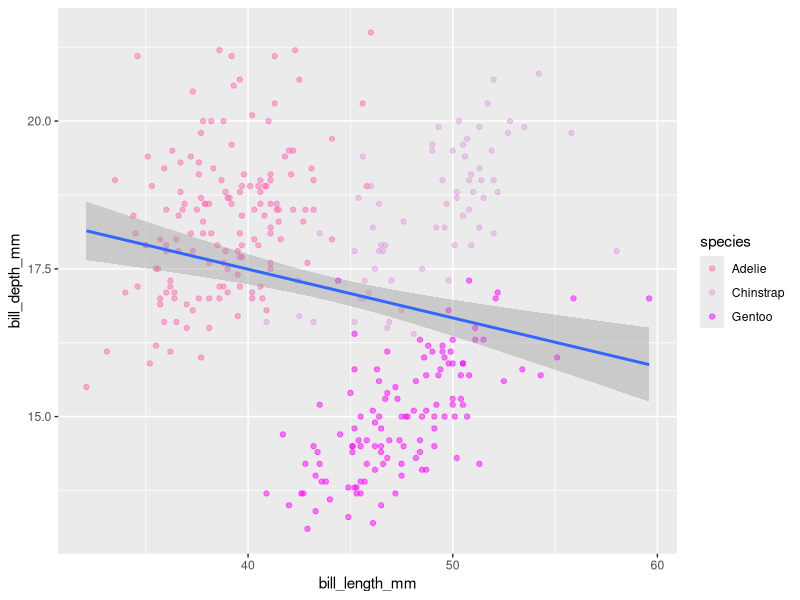
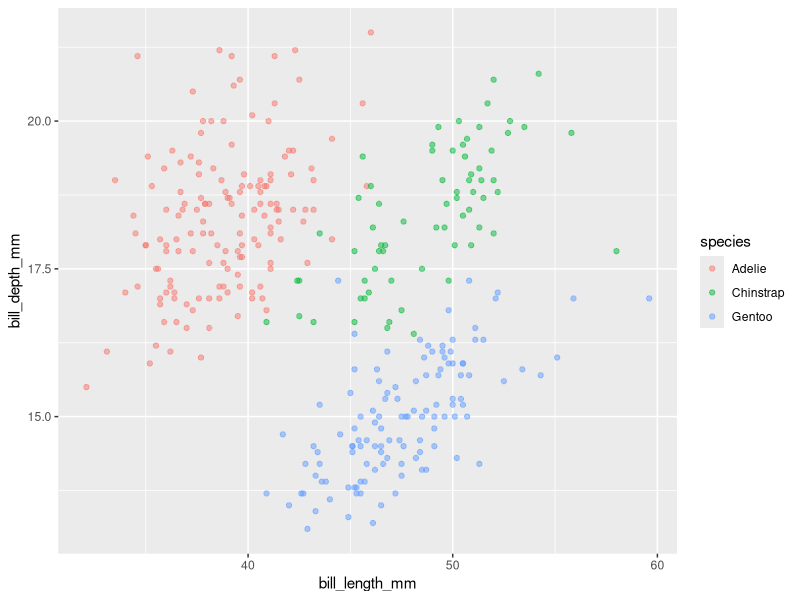
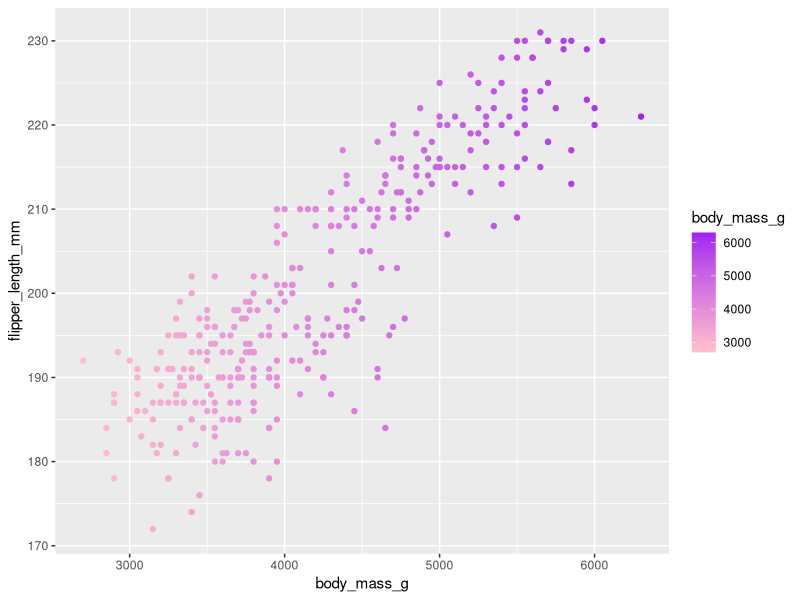
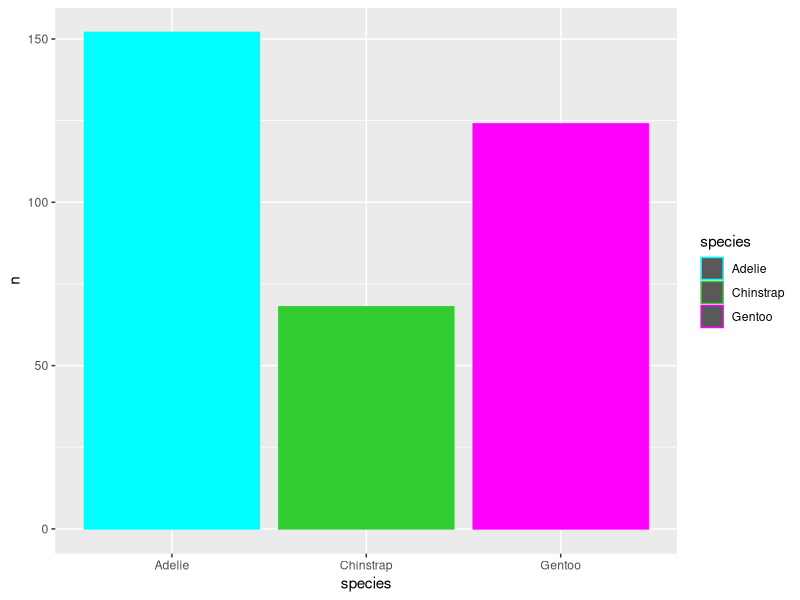
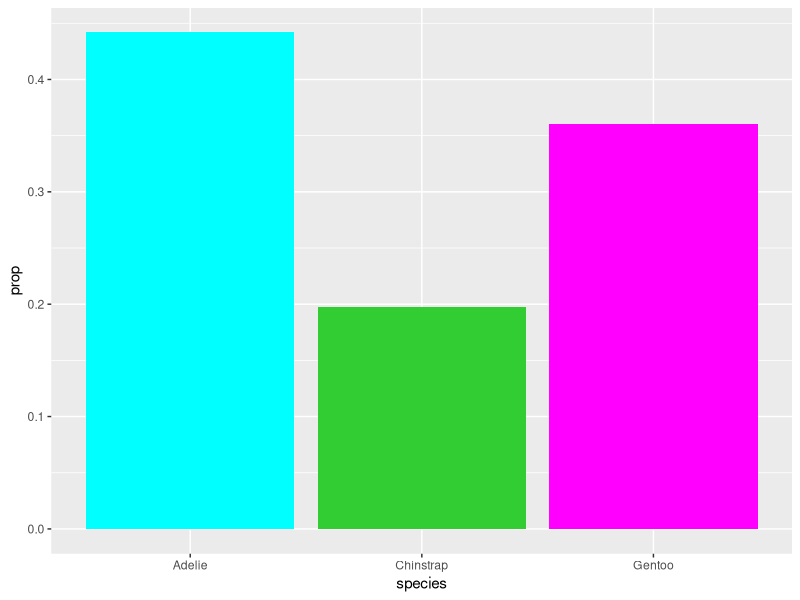
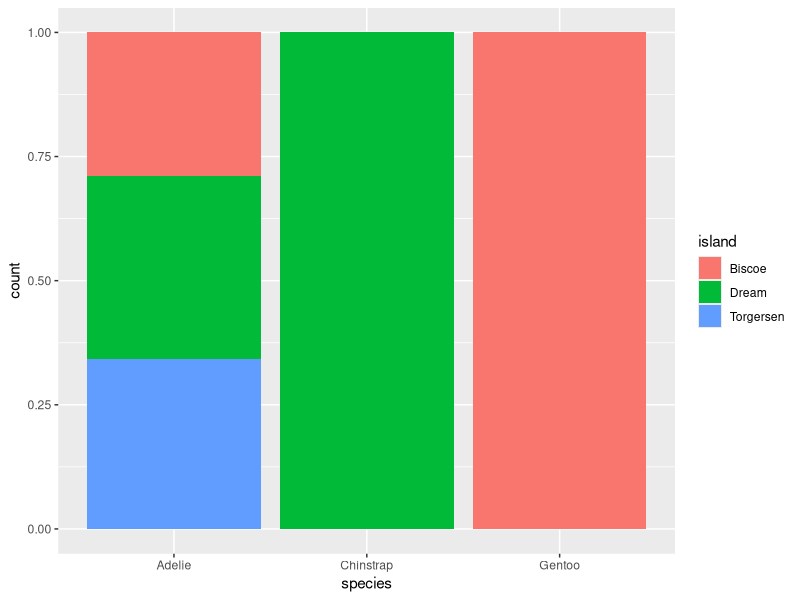

Reproduce these figures in R, in order. (Note: this script raises an error after producing the figures.)
## ---- chunk 1
library(tidyverse)
library(palmerpenguins)
## ---- chunk 2
# untidy data ----
temp_data_wide <- tribble(
  ~date, ~station1, ~station2,  ~station3,
  "2023-10-01", 30.1, 29.8,  31.2,
  "2023-11-01", 28.6, 29.1,  33.4,
  "2023-12-01", 29.9, 28.5,  32.3
)
## ---- chunk 3
# any column name including station, pivot
# and put them in a new column using names_to our new station_id column
# finally, move the values from the old station columns into a new column by the name of temp_c
temp_data_long <- temp_data_wide %>% 
  pivot_longer(cols = starts_with('station'),
               names_to = 'station_id',
               values_to = 'temp_c')
## ---- chunk 4
# This is giving us the structure of our data set
str(penguins)
## ---- chunk 5
ggplot(data = na.omit(penguins),
       mapping = aes(x = bill_length_mm,
                     y = bill_depth_mm)) +
  geom_point(aes(col = species),
             alpha = .5) +
  geom_smooth(method = 'lm') +
  scale_color_manual(values = c('hotpink','plum','magenta'))
## ---- chunk 6
ggplot() +
  geom_point(aes(x = bill_length_mm,
                 y = bill_depth_mm,
                 col = species),
             data = na.omit(penguins),
             alpha = .5) +
  geom_smooth(method = 'lm')
## ---- chunk 7
ggplot(na.omit(penguins), aes(x = body_mass_g,
                     y = flipper_length_mm,
                     color = body_mass_g)) +
  geom_point() +
  scale_color_gradient(low = "pink", high = 'purple')
## ---- chunk 8
penguins_summary <- penguins %>% 
  count(species)
## ---- chunk 9
colors =  c('cyan', 'limegreen', 'magenta')

ggplot(penguins_summary, aes(x = species,
                              y = n,
                              col = species)) +
  geom_bar(stat = 'identity',
           fill = colors) +
  scale_color_manual(values = c('cyan', 'limegreen', 'magenta')) 
## ---- chunk 10
ggplot(penguins, aes(x = species, 
                     y = after_stat(prop),
                     group = 1)) +
  geom_bar(fill = colors)
## ---- chunk 11
ggplot(penguins, aes(x = species, fill = island)) +
  geom_bar(position = 'fill')
## ---- chunk 12
filling = c('hotpink','plum','magenta')

ggplot(penguins, aes(x = species, 
                     fill = island,
                     colours = filling)) +
  geom_bar(position = 'fill')
## ---- chunk 13
ggplot(penguins, aes(x = species, fill = island)) +
  geom_bar(position = position_dodge_2(preserve = 'single'))
## ---- chunk 14
ggplot(penguins, aes(x = species)) +
  geom_bar(fill = filling) +
  coord_cartesian()
## ---- chunk 15
ggplot(penguins, aes(x = species)) +
  geom_bar(fill = filling) +
  coord_flip()
## ---- chunk 16
ggplot(penguins, aes(x = species)) +
  geom_bar(fill = filling) + 
  coord_polar() + 
  theme_classic() +
  theme( # this is where most customization happens
    axis.title = element_text(size = 17,
                              color = 'purple')
  )
